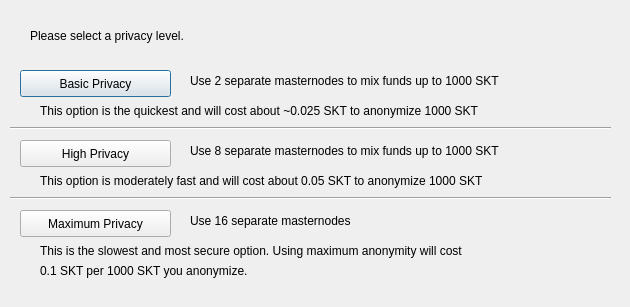
<?xml version="1.0" encoding="UTF-8"?>
<ui version="4.0">
 <class>DarksendConfig</class>
 <widget class="QDialog" name="DarksendConfig">
  <property name="geometry">
   <rect>
    <x>0</x>
    <y>0</y>
    <width>630</width>
    <height>307</height>
   </rect>
  </property>
  <property name="windowTitle">
   <string>Configure Darksend</string>
  </property>
  <widget class="QPushButton" name="buttonBasic">
   <property name="geometry">
    <rect>
     <x>20</x>
     <y>70</y>
     <width>151</width>
     <height>27</height>
    </rect>
   </property>
   <property name="text">
    <string>Basic Privacy</string>
   </property>
  </widget>
  <widget class="QPushButton" name="buttonHigh">
   <property name="geometry">
    <rect>
     <x>20</x>
     <y>140</y>
     <width>151</width>
     <height>27</height>
    </rect>
   </property>
   <property name="text">
    <string>High Privacy</string>
   </property>
  </widget>
  <widget class="QPushButton" name="buttonMax">
   <property name="geometry">
    <rect>
     <x>20</x>
     <y>210</y>
     <width>151</width>
     <height>27</height>
    </rect>
   </property>
   <property name="text">
    <string>Maximum Privacy</string>
   </property>
  </widget>
  <widget class="QLabel" name="label">
   <property name="geometry">
    <rect>
     <x>30</x>
     <y>20</y>
     <width>571</width>
     <height>31</height>
    </rect>
   </property>
   <property name="text">
    <string>Please select a privacy level.</string>
   </property>
  </widget>
  <widget class="QLabel" name="label_2">
   <property name="geometry">
    <rect>
     <x>190</x>
     <y>70</y>
     <width>421</width>
     <height>21</height>
    </rect>
   </property>
   <property name="text">
    <string>Use 2 separate masternodes to mix funds up to 1000 SKT</string>
   </property>
  </widget>
  <widget class="QLabel" name="label_3">
   <property name="geometry">
    <rect>
     <x>190</x>
     <y>140</y>
     <width>411</width>
     <height>21</height>
    </rect>
   </property>
   <property name="text">
    <string>Use 8 separate masternodes to mix funds up to 1000 SKT</string>
   </property>
  </widget>
  <widget class="QLabel" name="label_4">
   <property name="geometry">
    <rect>
     <x>190</x>
     <y>210</y>
     <width>421</width>
     <height>21</height>
    </rect>
   </property>
   <property name="text">
    <string>Use 16 separate masternodes</string>
   </property>
  </widget>
  <widget class="QLabel" name="label_6">
   <property name="geometry">
    <rect>
     <x>40</x>
     <y>100</y>
     <width>561</width>
     <height>21</height>
    </rect>
   </property>
   <property name="text">
    <string>This option is the quickest and will cost about ~0.025 SKT to anonymize 1000 SKT</string>
   </property>
  </widget>
  <widget class="QLabel" name="label_7">
   <property name="geometry">
    <rect>
     <x>40</x>
     <y>170</y>
     <width>561</width>
     <height>21</height>
    </rect>
   </property>
   <property name="text">
    <string>This option is moderately fast and will cost about 0.05 SKT to anonymize 1000 SKT</string>
   </property>
  </widget>
  <widget class="QLabel" name="label_8">
   <property name="geometry">
    <rect>
     <x>40</x>
     <y>240</y>
     <width>561</width>
     <height>21</height>
    </rect>
   </property>
   <property name="text">
    <string>This is the slowest and most secure option. Using maximum anonymity will cost</string>
   </property>
  </widget>
  <widget class="QLabel" name="label_9">
   <property name="geometry">
    <rect>
     <x>40</x>
     <y>260</y>
     <width>561</width>
     <height>21</height>
    </rect>
   </property>
   <property name="text">
    <string>0.1 SKT per 1000 SKT you anonymize.</string>
   </property>
  </widget>
  <widget class="Line" name="line">
   <property name="geometry">
    <rect>
     <x>10</x>
     <y>120</y>
     <width>601</width>
     <height>16</height>
    </rect>
   </property>
   <property name="orientation">
    <enum>Qt::Horizontal</enum>
   </property>
  </widget>
  <widget class="Line" name="line_2">
   <property name="geometry">
    <rect>
     <x>10</x>
     <y>190</y>
     <width>601</width>
     <height>16</height>
    </rect>
   </property>
   <property name="orientation">
    <enum>Qt::Horizontal</enum>
   </property>
  </widget>
 </widget>
 <resources/>
 <connections/>
</ui>
